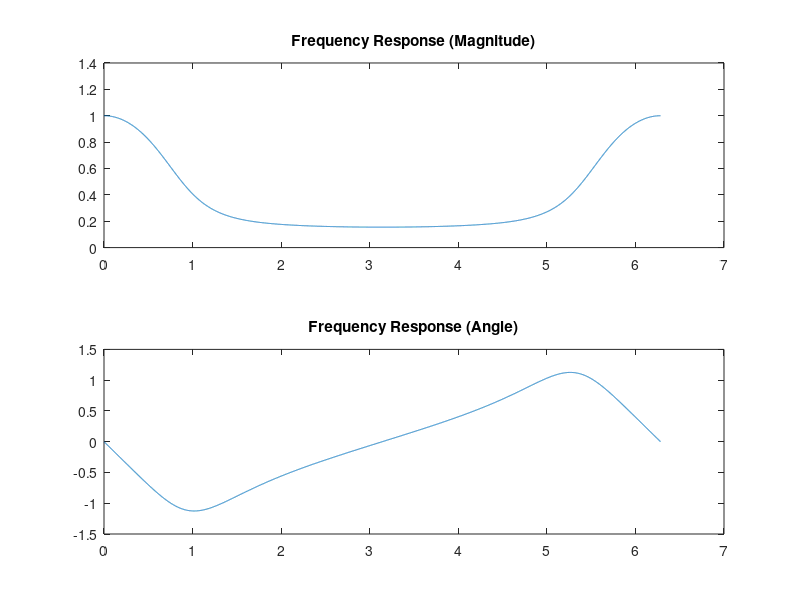
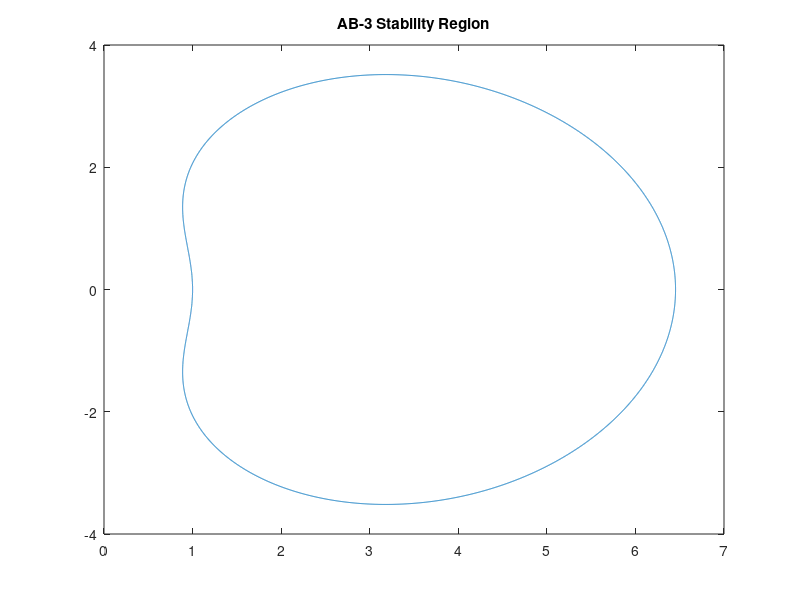
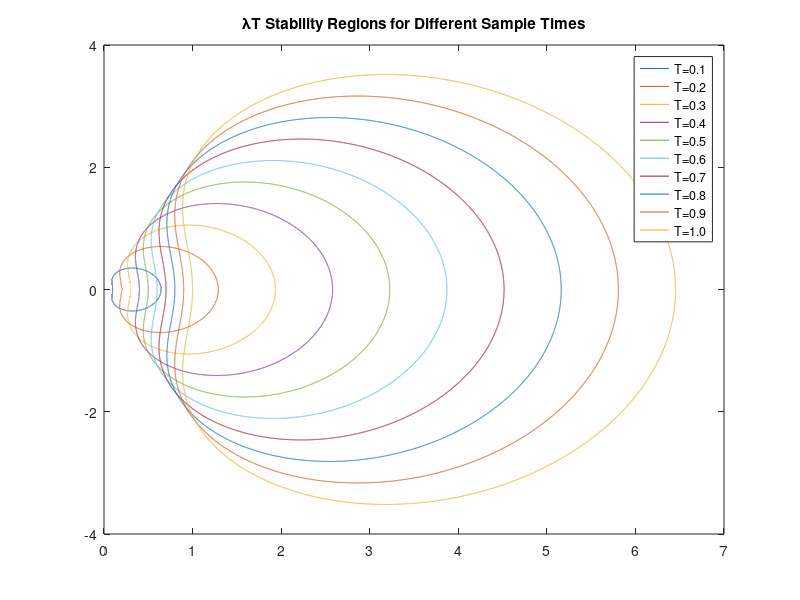

These figures' MATLAB source, in order:
% System Simulation Problem 10
% Written by Josh Humphrey

%% Part B %%
clear
N = 10000;
Omega=linspace(0,2*pi,N+1);      %Set up vector of Omega
z=exp(1i*Omega);                  %Define z on unit circle
T=0.001;
H=(0.297046*z.*(z.^4-0.982666*z.^3+0.712641*z.^2-0.221309*z+0.0553271))./(z.^5-1.89353*z.^4+1.70189*z.^3-0.843832*z.^2+0.2302*z-0.0272007);
       
figure (1)
subplot(2,1,1)
plot(Omega,abs(H));
title('Frequency Response (Magnitude)')
        
subplot(2,1,2)
plot(Omega,angle(H));
title('Frequency Response (Angle)')

%% Part C %%
clear
N = 10000
Omega=linspace(0,2*pi,N+1);      %Set up vector of Omega
z=exp(1i*Omega);                  %Define z on unit circle
T=0.001;
H=((z.^5-1.89353*z.^4+1.70189*z.^3-0.843832*z.^2+0.2302*z-0.0272007)./(0.297046*z.*(z.^4-0.982666*z.^3+0.712641*z.^2-0.221309*z+0.0553271)));

figure(2)
plot(real(H),imag(H));
title('AB-3 Stability Region') 

%% Part D %%
clear
N = 10000;
Omega=linspace(0,2*pi,N+1); 
z=exp(1i*Omega); 

for T = 0.1:0.1:1
    w = T*((z.^5-1.89353*z.^4+1.70189*z.^3-0.843832*z.^2+0.2302*z-0.0272007)./(0.297046*z.*(z.^4-0.982666*z.^3+0.712641*z.^2-0.221309*z+0.0553271)));
    hold on
    figure(3)
    plot(real(w),imag(w))
    legend('T=0.1','T=0.2','T=0.3','T=0.4','T=0.5','T=0.6','T=0.7','T=0.8','T=0.9','T=1.0')
    title('\lambdaT Stability Regions for Different Sample Times')
    hold off
end

